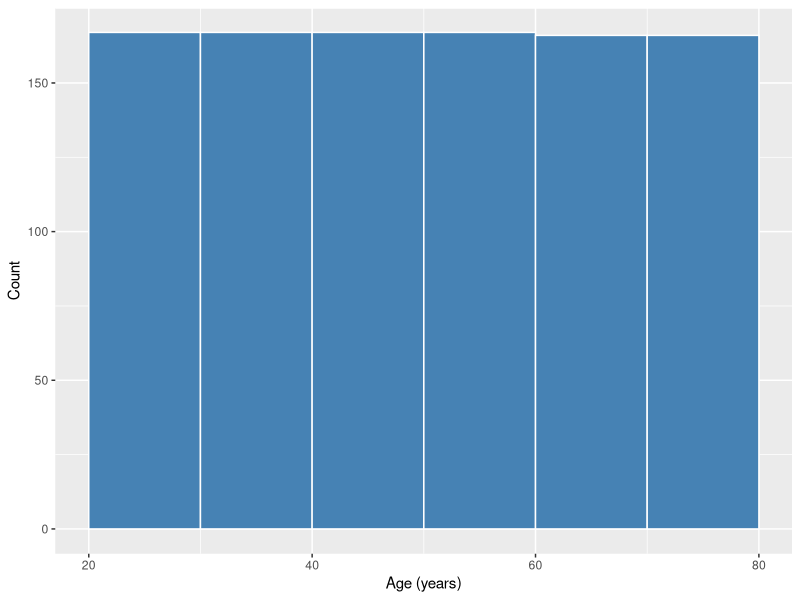

Source code (R):
## ---- chunk 1
#| label: setup-r-version
R.version.string
## ---- chunk 2
#| label: setup-first-code
1 + 1
2 * 3
## ---- chunk 3
#| label: setup-install
# 授業で使うデータ処理、心理尺度、構造方程式モデル、予測の機能を導入する
install.packages(
  c("tidyverse", "psych", "lavaan", "marginaleffects"),
  repos = "https://cloud.r-project.org"
)
## ---- chunk 4
#| label: setup-check-packages
library(tidyverse)
library(psych)
library(lavaan)
library(marginaleffects)
## ---- chunk 5
#| label: setup-working-directory
getwd()
list.files()
## ---- chunk 6
#| label: setup-read-csv
# tidyverseに含まれるreadrでCSVを読み込む
survey <- readr::read_csv("mock_survey.csv", show_col_types = FALSE)
## ---- chunk 7
#| label: setup-dimensions
dim(survey)
## ---- chunk 8
#| label: setup-age-summary
summary(survey$age)
## ---- chunk 9
#| label: setup-age-plot
# tidyverseに含まれるggplot2で作図する
age_plot <- ggplot2::ggplot(survey, ggplot2::aes(x = age)) +
  ggplot2::geom_histogram(binwidth = 10, boundary = 20,
                         closed = "left", color = "white", fill = "steelblue") +
  ggplot2::labs(x = "Age (years)", y = "Count")
print(age_plot)
## ---- chunk 10
#| label: setup-exercise-console
12 + 8
## ---- chunk 11
#| label: setup-exercise-editor
6 * 7
(6 + 7) * 2
## ---- chunk 12
#| label: setup-exercise-data
practice <- data.frame(
  score = c(60, 70, 80, 80, 90)
)
## ---- chunk 13
#| label: setup-exercise-summary
dim(practice)
summary(practice$score)
## ---- chunk 14
#| label: setup-exercise-mean-check
(60 + 70 + 80 + 80 + 90) / 5
## ---- chunk 15
#| label: setup-personal-library
user_library <- Sys.getenv("R_LIBS_USER")
if (!dir.exists(user_library)) {
  dir.create(user_library, recursive = TRUE)
}
.libPaths(c(user_library, .libPaths()))
## ---- chunk 16
#| label: setup-setwd
setwd("C:/Users/自分のユーザー名/Documents/data-analysis")
## ---- chunk 17
#| label: setup-install-ragg
# 日本語フォントを使ってPNG画像を保存するために導入する
install.packages("ragg", repos = "https://cloud.r-project.org")
## ---- chunk 18
#| label: setup-japanese-png
age_plot_ja <- age_plot +
  ggplot2::labs(x = "年齢（歳）", y = "人数") +
  ggplot2::theme(text = ggplot2::element_text(family = "Hiragino Sans"))
ragg::agg_png("age-japanese.png", width = 1200, height = 800, res = 160)
print(age_plot_ja)
dev.off()
